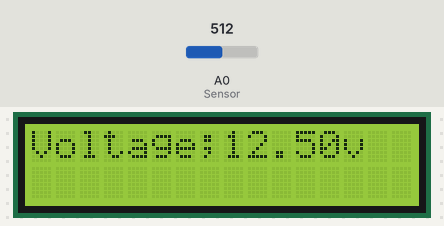
Simulated run of this sketch. Board: Arduino Uno, built with avr-gcc and run on an emulated ATmega328P. On the bench: 16×2 character LCD. The inputs (shaded band) are chosen by the test bench; at power-on: A0 (Sensor) = 512. What the sketch prints to the serial monitor is not drawn.

Above: at 1.2 s.
1.3 s: A0 (Sensor) set to 420
At 2.5 s:
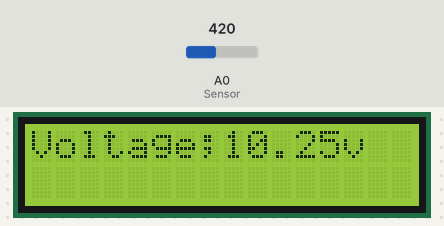
2.8 s: A0 (Sensor) set to 394
At 3.7 s:
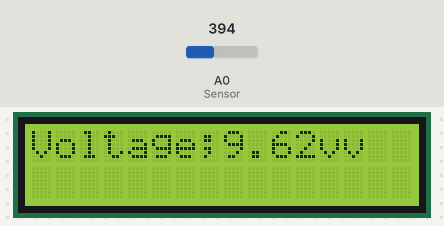
4.3 s: A0 (Sensor) set to 511
At 5.0 s:
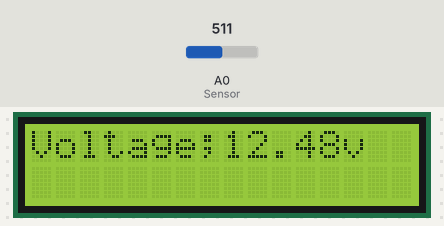
5.8 s: A0 (Sensor) set to 306
At 7.1 s:
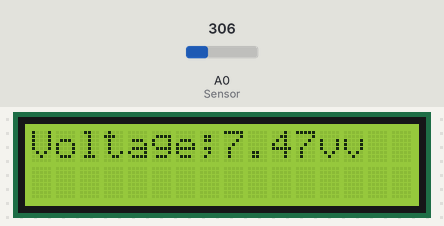
Timing chart, 0 to 8.3 s (numbered marks = the images above; inputs shaded):
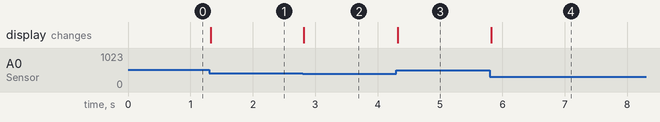

The sketch:

Arduino_LCD_DHT_Soi.ino
```cpp
#include <LiquidCrystal_I2C.h>
LiquidCrystal_I2C lcd (0x27, 16,2);//Make sure you put your I2C lcd code.

#define Sensor A0
float vOUT =0.0;
float vIN=0.0;
float R1=30000.0;//30kohms resistor
float R2=7500.0;//7.5kohms resistor

void setup() {
  Serial.begin(9600);
  lcd.init();
  lcd.backlight();
  // put your setup code here, to run once:

}

void loop() {
  int value=analogRead (Sensor);
  vOUT=(value *5.0) / 1024.0;
  vIN=vOUT / (R2/(R1 + R2));

Serial.print("Voltage:");
Serial.print(vIN);

  lcd.setCursor (0,0);
  lcd.print("Voltage;");
  lcd.print(vIN);
  lcd.print("v");
  // put your main code here, to run repeatedly:

}
```

Measured:
- the behaviour switches between 410 and 409 on A0 (Sensor) (found by bisection; images 1 and 2)
- after the input at 1.3 s, the display: changes at once (image 1)
- after the input at 2.8 s, the display: changes at once (image 2)
- after the input at 4.3 s, the display: changes at once (image 3)
- after the input at 5.8 s, the display: changes at once (image 4)
